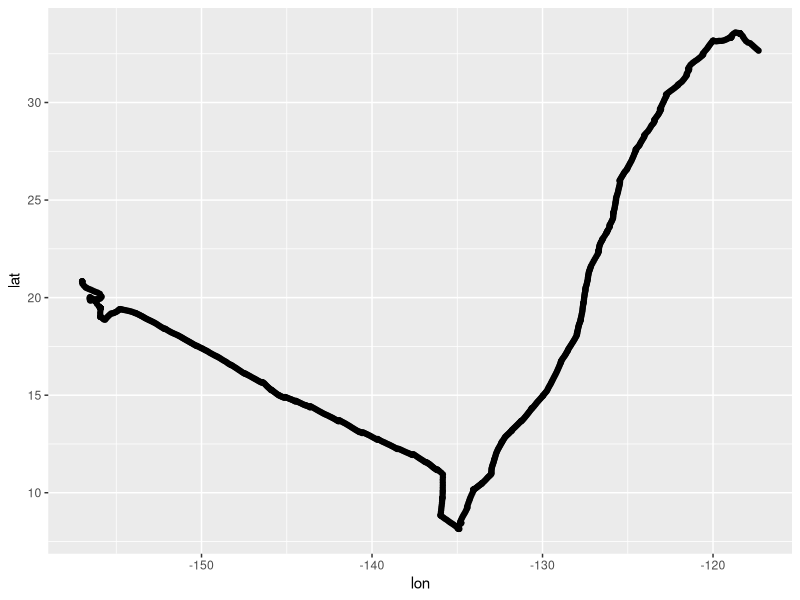
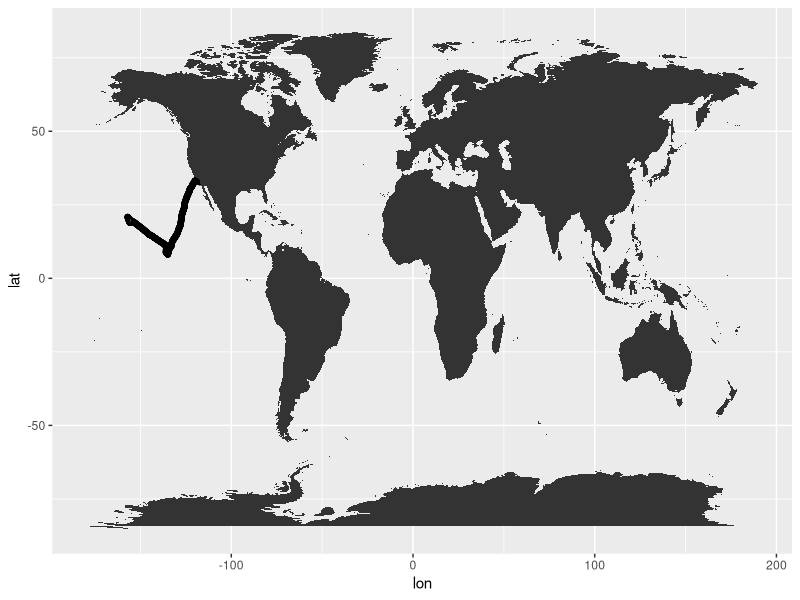
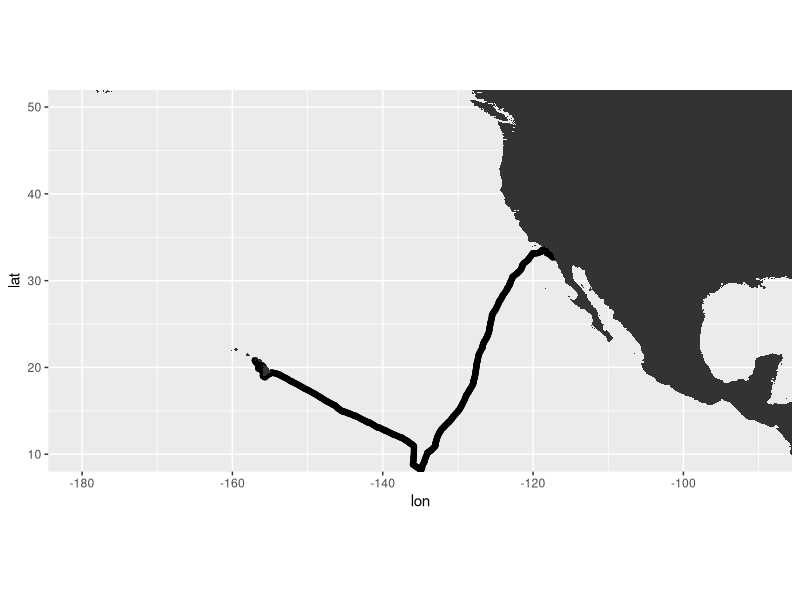
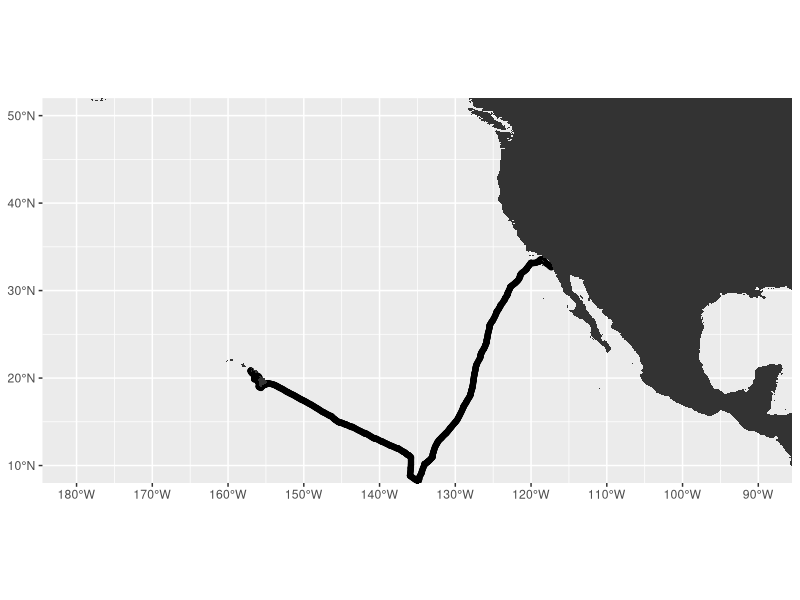
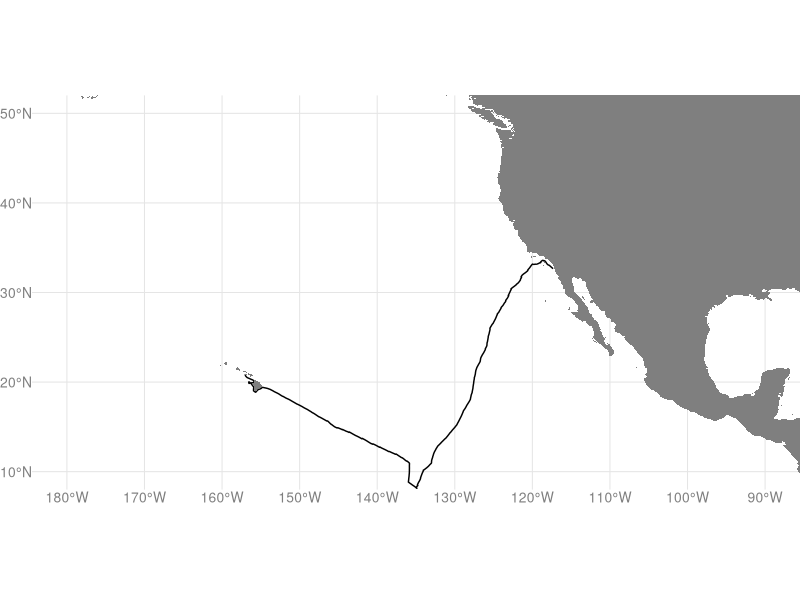
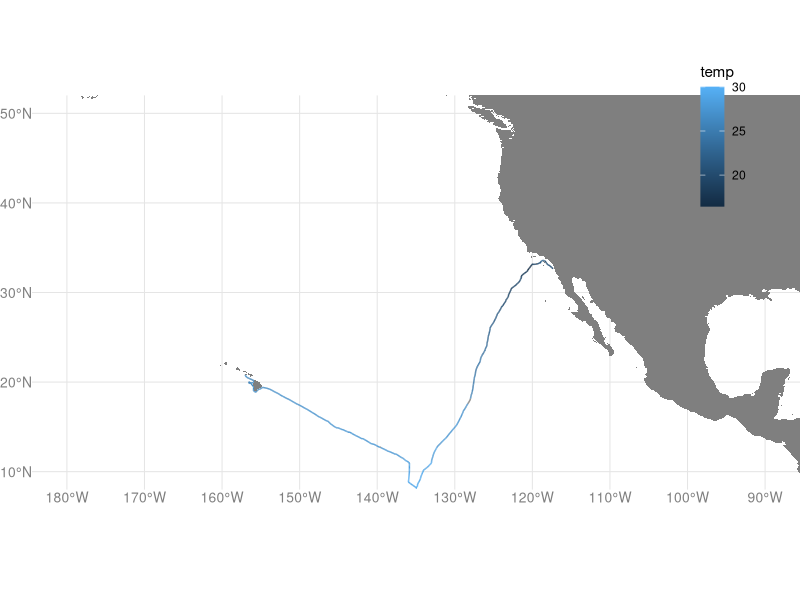

The R script that drew these images, in order:
## ---- chunk 1
library(tidyverse)
df <- read_csv("S225_hourly.csv")
## ---- chunk 2
ggplot(df, aes(lon,lat)) +
  geom_point()
## ---- chunk 3
ggplot(df, aes(lon, lat)) +
  geom_point() +
  geom_polygon(aes(long, lat, group = group), data = map_data("world"))
## ---- chunk 4
ggplot(df, aes(lon, lat)) +
  geom_point() +
  geom_polygon(aes(long, lat, group = group), data = map_data("world")) +
  coord_quickmap(xlim = c(-180, -90), ylim = c(10,50))
   
## ---- chunk 5
# sequence from -180 to -90 in incriments of 10
xbreaks <- seq(-180,-90,10)
# combine each of the the absolute values with the °W symbol
xlabels <- paste0(abs(xbreaks), "°W")

# sequence from 10 to 50 in incriments of 10
ybreaks <- seq(10,50,10)
# combine each of the the absolute values with the °N symbol
ylabels <- paste0(abs(ybreaks), "°N")



ggplot(df, aes(lon, lat)) +
  geom_point() +
  geom_polygon(aes(long, lat, group = group), data = map_data("world")) +
  coord_quickmap(xlim = c(-180, -90), ylim = c(10,50)) +
  labs(x = NULL, y = NULL) +
  scale_y_continuous(breaks = ybreaks, labels = ylabels) +
  scale_x_continuous(breaks = xbreaks, labels = xlabels)
   
## ---- chunk 6
ggplot(df, aes(lon, lat)) +
  geom_path() +
  geom_polygon(aes(long, lat, group = group), data = map_data("world"), fill = "grey50") +
  coord_quickmap(xlim = c(-180, -90), ylim = c(10,50)) +
  labs(x = NULL, y = NULL) +
  scale_y_continuous(breaks = ybreaks, labels = ylabels) +
  scale_x_continuous(breaks = xbreaks, labels = xlabels) +
  theme_void() +
  theme(panel.grid.major = element_line(color = "grey90"),
        axis.text = element_text(color = "grey50", size = 10))
   
## ---- chunk 7
ggplot(df, aes(lon, lat)) +
  geom_path(aes(color = temp)) +
  geom_polygon(aes(long, lat, group = group), data = map_data("world"), fill = "grey50") +
  coord_quickmap(xlim = c(-180, -90), ylim = c(10,50)) +
  labs(x = NULL, y = NULL) +
  scale_y_continuous(breaks = ybreaks, labels = ylabels) +
  scale_x_continuous(breaks = xbreaks, labels = xlabels) +
  theme_void() +
  theme(panel.grid.major = element_line(color = "grey90"),
        axis.text = element_text(color = "grey50", size = 10),
        legend.position = c(0.9,0.9))
